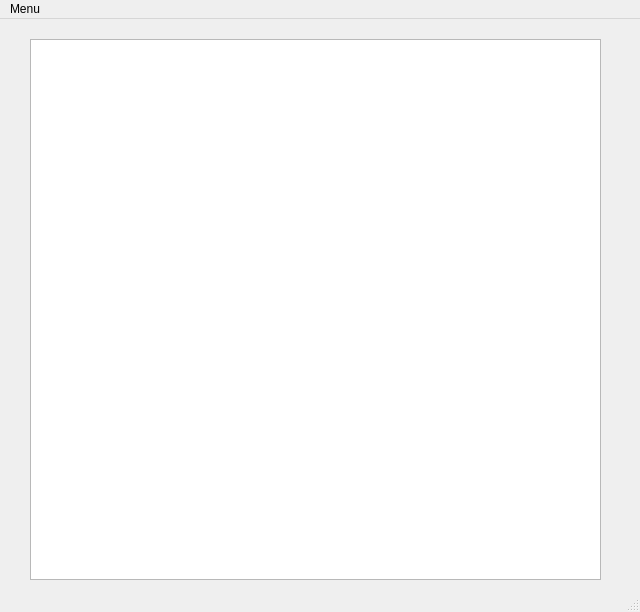
<?xml version="1.0" encoding="UTF-8"?>
<ui version="4.0">
 <class>borneGUI</class>
 <widget class="QMainWindow" name="borneGUI">
  <property name="geometry">
   <rect>
    <x>0</x>
    <y>0</y>
    <width>640</width>
    <height>612</height>
   </rect>
  </property>
  <property name="windowTitle">
   <string>borneGUI</string>
  </property>
  <widget class="QWidget" name="centralwidget">
   <widget class="QTextEdit" name="affichage">
    <property name="geometry">
     <rect>
      <x>30</x>
      <y>20</y>
      <width>571</width>
      <height>541</height>
     </rect>
    </property>
   </widget>
  </widget>
  <widget class="QMenuBar" name="menubar">
   <property name="geometry">
    <rect>
     <x>0</x>
     <y>0</y>
     <width>640</width>
     <height>22</height>
    </rect>
   </property>
   <widget class="QMenu" name="menuMenu">
    <property name="title">
     <string>Menu</string>
    </property>
    <widget class="QMenu" name="menuAjouter_une_borne">
     <property name="title">
      <string>Ajouter une borne</string>
     </property>
     <addaction name="actionAjouter_une_borne_fontaine"/>
     <addaction name="actionAjouter_une_borne_de_stationnement"/>
    </widget>
    <widget class="QMenu" name="menuSupprimer_une_borne">
     <property name="title">
      <string>Supprimer une borne</string>
     </property>
     <addaction name="actionSupprimer_une_borne_fontaine"/>
    </widget>
    <addaction name="menuAjouter_une_borne"/>
    <addaction name="menuSupprimer_une_borne"/>
    <addaction name="actionQuitter"/>
   </widget>
   <addaction name="menuMenu"/>
  </widget>
  <widget class="QStatusBar" name="statusbar"/>
  <action name="actionAjouter_une_borne_fontaine">
   <property name="text">
    <string>Ajouter une borne fontaine</string>
   </property>
  </action>
  <action name="actionAjouter_une_borne_de_stationnement">
   <property name="text">
    <string>Ajouter une borne de stationnement</string>
   </property>
  </action>
  <action name="actionSupprimer_une_borne_fontaine">
   <property name="text">
    <string>Supprimer une borne fontaine</string>
   </property>
  </action>
  <action name="actionQuitter">
   <property name="text">
    <string>Quitter</string>
   </property>
  </action>
 </widget>
 <resources/>
 <connections>
  <connection>
   <sender>actionAjouter_une_borne_fontaine</sender>
   <signal>triggered()</signal>
   <receiver>borneGUI</receiver>
   <slot>dialogBorneFontaine()</slot>
   <hints>
    <hint type="sourcelabel">
     <x>-1</x>
     <y>-1</y>
    </hint>
    <hint type="destinationlabel">
     <x>399</x>
     <y>299</y>
    </hint>
   </hints>
  </connection>
  <connection>
   <sender>actionAjouter_une_borne_de_stationnement</sender>
   <signal>triggered()</signal>
   <receiver>borneGUI</receiver>
   <slot>dialogBorneStationnement()</slot>
   <hints>
    <hint type="sourcelabel">
     <x>-1</x>
     <y>-1</y>
    </hint>
    <hint type="destinationlabel">
     <x>399</x>
     <y>299</y>
    </hint>
   </hints>
  </connection>
  <connection>
   <sender>actionSupprimer_une_borne_fontaine</sender>
   <signal>triggered()</signal>
   <receiver>borneGUI</receiver>
   <slot>dialogSupprimerBorne()</slot>
   <hints>
    <hint type="sourcelabel">
     <x>-1</x>
     <y>-1</y>
    </hint>
    <hint type="destinationlabel">
     <x>319</x>
     <y>305</y>
    </hint>
   </hints>
  </connection>
  <connection>
   <sender>actionQuitter</sender>
   <signal>triggered()</signal>
   <receiver>borneGUI</receiver>
   <slot>close()</slot>
   <hints>
    <hint type="sourcelabel">
     <x>-1</x>
     <y>-1</y>
    </hint>
    <hint type="destinationlabel">
     <x>319</x>
     <y>305</y>
    </hint>
   </hints>
  </connection>
 </connections>
 <slots>
  <slot>dialogBorneFontaine()</slot>
  <slot>dialogBorneStationnement()</slot>
  <slot>dialogSupprimerBorne()</slot>
 </slots>
</ui>
